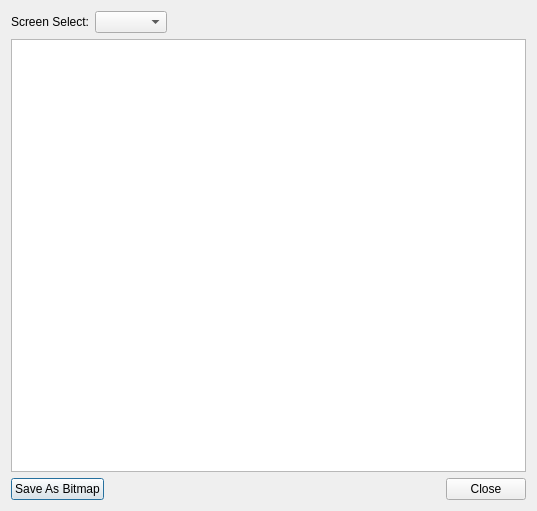
<?xml version="1.0" encoding="UTF-8"?>
<ui version="4.0">
 <class>UIDebugVDP2Viewer</class>
 <widget class="QDialog" name="UIDebugVDP2Viewer">
  <property name="geometry">
   <rect>
    <x>0</x>
    <y>0</y>
    <width>537</width>
    <height>511</height>
   </rect>
  </property>
  <property name="windowTitle">
   <string>VDP2Viewer Viewer</string>
  </property>
  <layout class="QVBoxLayout" name="verticalLayout">
   <item>
    <layout class="QHBoxLayout" name="horizontalLayout_2">
     <item>
      <widget class="QLabel" name="label">
       <property name="text">
        <string>Screen Select:</string>
       </property>
      </widget>
     </item>
     <item>
      <widget class="QComboBox" name="cbScreen"/>
     </item>
     <item>
      <spacer name="horizontalSpacer">
       <property name="orientation">
        <enum>Qt::Horizontal</enum>
       </property>
       <property name="sizeHint" stdset="0">
        <size>
         <width>40</width>
         <height>20</height>
        </size>
       </property>
      </spacer>
     </item>
    </layout>
   </item>
   <item>
    <widget class="QGraphicsView" name="gvScreen"/>
   </item>
   <item>
    <layout class="QHBoxLayout" name="horizontalLayout">
     <item>
      <widget class="QPushButton" name="pbSaveAsBitmap">
       <property name="text">
        <string>Save As Bitmap</string>
       </property>
      </widget>
     </item>
     <item>
      <widget class="QDialogButtonBox" name="dbbButtons">
       <property name="standardButtons">
        <set>QDialogButtonBox::Close</set>
       </property>
      </widget>
     </item>
    </layout>
   </item>
  </layout>
 </widget>
 <resources/>
 <connections>
  <connection>
   <sender>dbbButtons</sender>
   <signal>rejected()</signal>
   <receiver>UIDebugVDP2Viewer</receiver>
   <slot>reject()</slot>
   <hints>
    <hint type="sourcelabel">
     <x>347</x>
     <y>321</y>
    </hint>
    <hint type="destinationlabel">
     <x>335</x>
     <y>376</y>
    </hint>
   </hints>
  </connection>
 </connections>
</ui>
